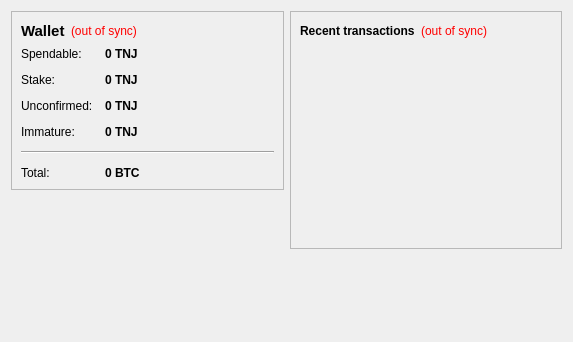
<?xml version="1.0" encoding="UTF-8"?>
<ui version="4.0">
 <class>OverviewPage</class>
 <widget class="QWidget" name="OverviewPage">
  <property name="geometry">
   <rect>
    <x>0</x>
    <y>0</y>
    <width>573</width>
    <height>342</height>
   </rect>
  </property>
  <property name="windowTitle">
   <string>Form</string>
  </property>
  <layout class="QHBoxLayout" name="horizontalLayout" stretch="1,1">
   <item>
    <layout class="QVBoxLayout" name="verticalLayout_2">
     <item>
      <widget class="QFrame" name="frame">
       <property name="frameShape">
        <enum>QFrame::StyledPanel</enum>
       </property>
       <property name="frameShadow">
        <enum>QFrame::Raised</enum>
       </property>
       <layout class="QVBoxLayout" name="verticalLayout_4">
        <item>
         <layout class="QHBoxLayout" name="horizontalLayout_4">
          <item>
           <widget class="QLabel" name="label_5">
            <property name="font">
             <font>
              <pointsize>11</pointsize>
              <weight>75</weight>
              <bold>true</bold>
             </font>
            </property>
            <property name="text">
             <string>Wallet</string>
            </property>
           </widget>
          </item>
          <item>
           <widget class="QLabel" name="labelWalletStatus">
            <property name="toolTip">
             <string>The displayed information may be out of date. Your wallet automatically synchronizes with the TNJ network after a connection is established, but this process has not completed yet.</string>
            </property>
            <property name="styleSheet">
             <string notr="true">QLabel { color: red; }</string>
            </property>
            <property name="text">
             <string notr="true">(out of sync)</string>
            </property>
            <property name="alignment">
             <set>Qt::AlignLeading|Qt::AlignLeft|Qt::AlignVCenter</set>
            </property>
           </widget>
          </item>
          <item>
           <spacer name="horizontalSpacer_2">
            <property name="orientation">
             <enum>Qt::Horizontal</enum>
            </property>
            <property name="sizeHint" stdset="0">
             <size>
              <width>40</width>
              <height>20</height>
             </size>
            </property>
           </spacer>
          </item>
         </layout>
        </item>
        <item>
         <layout class="QFormLayout" name="formLayout_2">
          <property name="fieldGrowthPolicy">
           <enum>QFormLayout::AllNonFixedFieldsGrow</enum>
          </property>
          <property name="horizontalSpacing">
           <number>12</number>
          </property>
          <property name="verticalSpacing">
           <number>12</number>
          </property>
          <item row="0" column="0">
           <widget class="QLabel" name="label">
            <property name="text">
             <string>Spendable:</string>
            </property>
           </widget>
          </item>
          <item row="0" column="1">
           <widget class="QLabel" name="labelBalance">
            <property name="font">
             <font>
              <weight>75</weight>
              <bold>true</bold>
             </font>
            </property>
            <property name="cursor">
             <cursorShape>IBeamCursor</cursorShape>
            </property>
            <property name="toolTip">
             <string>Your current spendable balance</string>
            </property>
            <property name="text">
             <string notr="true">0 TNJ</string>
            </property>
            <property name="textInteractionFlags">
             <set>Qt::LinksAccessibleByMouse|Qt::TextSelectableByKeyboard|Qt::TextSelectableByMouse</set>
            </property>
           </widget>
          </item>
          <item row="1" column="0">
           <widget class="QLabel" name="label_6">
            <property name="text">
             <string>Stake:</string>
            </property>
           </widget>
          </item>
          <item row="1" column="1">
           <widget class="QLabel" name="labelStake">
            <property name="font">
             <font>
              <weight>75</weight>
              <bold>true</bold>
             </font>
            </property>
            <property name="cursor">
             <cursorShape>IBeamCursor</cursorShape>
            </property>
            <property name="toolTip">
             <string>Total of coins that was staked, and do not yet count toward the current balance</string>
            </property>
            <property name="text">
             <string notr="true">0 TNJ</string>
            </property>
            <property name="textInteractionFlags">
             <set>Qt::LinksAccessibleByMouse|Qt::TextSelectableByKeyboard|Qt::TextSelectableByMouse</set>
            </property>
           </widget>
          </item>
          <item row="2" column="0">
           <widget class="QLabel" name="label_3">
            <property name="text">
             <string>Unconfirmed:</string>
            </property>
           </widget>
          </item>
          <item row="2" column="1">
           <widget class="QLabel" name="labelUnconfirmed">
            <property name="font">
             <font>
              <weight>75</weight>
              <bold>true</bold>
             </font>
            </property>
            <property name="cursor">
             <cursorShape>IBeamCursor</cursorShape>
            </property>
            <property name="toolTip">
             <string>Total of transactions that have yet to be confirmed, and do not yet count toward the current balance</string>
            </property>
            <property name="text">
             <string notr="true">0 TNJ</string>
            </property>
            <property name="textInteractionFlags">
             <set>Qt::LinksAccessibleByMouse|Qt::TextSelectableByKeyboard|Qt::TextSelectableByMouse</set>
            </property>
           </widget>
          </item>
          <item row="3" column="0">
           <widget class="QLabel" name="labelImmatureText">
            <property name="text">
             <string>Immature:</string>
            </property>
           </widget>
          </item>
          <item row="3" column="1">
           <widget class="QLabel" name="labelImmature">
            <property name="font">
             <font>
              <weight>75</weight>
              <bold>true</bold>
             </font>
            </property>
            <property name="toolTip">
             <string>Mined balance that has not yet matured</string>
            </property>
            <property name="text">
             <string notr="true">0 TNJ</string>
            </property>
            <property name="textInteractionFlags">
             <set>Qt::LinksAccessibleByMouse|Qt::TextSelectableByKeyboard|Qt::TextSelectableByMouse</set>
            </property>
           </widget>
          </item>
          <item row="4" column="0" colspan="2">
           <widget class="Line" name="line">
            <property name="orientation">
             <enum>Qt::Horizontal</enum>
            </property>
           </widget>
          </item>
          <item row="5" column="0">
           <widget class="QLabel" name="labelTotalText">
            <property name="text">
             <string>Total:</string>
            </property>
           </widget>
          </item>
          <item row="5" column="1">
           <widget class="QLabel" name="labelTotal">
            <property name="font">
             <font>
              <weight>75</weight>
              <bold>true</bold>
             </font>
            </property>
            <property name="cursor">
             <cursorShape>IBeamCursor</cursorShape>
            </property>
            <property name="toolTip">
             <string>Your current total balance</string>
            </property>
            <property name="text">
             <string notr="true">0 BTC</string>
            </property>
            <property name="textInteractionFlags">
             <set>Qt::LinksAccessibleByMouse|Qt::TextSelectableByKeyboard|Qt::TextSelectableByMouse</set>
            </property>
           </widget>
          </item>
         </layout>
        </item>
       </layout>
      </widget>
     </item>
     <item>
      <spacer name="verticalSpacer">
       <property name="orientation">
        <enum>Qt::Vertical</enum>
       </property>
       <property name="sizeHint" stdset="0">
        <size>
         <width>20</width>
         <height>40</height>
        </size>
       </property>
      </spacer>
     </item>
    </layout>
   </item>
   <item>
    <layout class="QVBoxLayout" name="verticalLayout_3">
     <item>
      <widget class="QFrame" name="frame_2">
       <property name="frameShape">
        <enum>QFrame::StyledPanel</enum>
       </property>
       <property name="frameShadow">
        <enum>QFrame::Raised</enum>
       </property>
       <layout class="QVBoxLayout" name="verticalLayout">
        <item>
         <layout class="QHBoxLayout" name="horizontalLayout_2">
          <item>
           <widget class="QLabel" name="label_4">
            <property name="text">
             <string>&lt;b&gt;Recent transactions&lt;/b&gt;</string>
            </property>
           </widget>
          </item>
          <item>
           <widget class="QLabel" name="labelTransactionsStatus">
            <property name="toolTip">
             <string>The displayed information may be out of date. Your wallet automatically synchronizes with the TNJ network after a connection is established, but this process has not completed yet.</string>
            </property>
            <property name="styleSheet">
             <string notr="true">QLabel { color: red; }</string>
            </property>
            <property name="text">
             <string notr="true">(out of sync)</string>
            </property>
            <property name="alignment">
             <set>Qt::AlignRight|Qt::AlignTrailing|Qt::AlignVCenter</set>
            </property>
           </widget>
          </item>
          <item>
           <spacer name="horizontalSpacer">
            <property name="orientation">
             <enum>Qt::Horizontal</enum>
            </property>
            <property name="sizeHint" stdset="0">
             <size>
              <width>40</width>
              <height>20</height>
             </size>
            </property>
           </spacer>
          </item>
         </layout>
        </item>
        <item>
         <widget class="QListView" name="listTransactions">
          <property name="styleSheet">
           <string notr="true">QListView { background: transparent; }</string>
          </property>
          <property name="frameShape">
           <enum>QFrame::NoFrame</enum>
          </property>
          <property name="verticalScrollBarPolicy">
           <enum>Qt::ScrollBarAlwaysOff</enum>
          </property>
          <property name="horizontalScrollBarPolicy">
           <enum>Qt::ScrollBarAlwaysOff</enum>
          </property>
          <property name="selectionMode">
           <enum>QAbstractItemView::NoSelection</enum>
          </property>
         </widget>
        </item>
       </layout>
      </widget>
     </item>
     <item>
      <spacer name="verticalSpacer_2">
       <property name="orientation">
        <enum>Qt::Vertical</enum>
       </property>
       <property name="sizeHint" stdset="0">
        <size>
         <width>20</width>
         <height>40</height>
        </size>
       </property>
      </spacer>
     </item>
    </layout>
   </item>
  </layout>
 </widget>
 <resources/>
 <connections/>
</ui>
